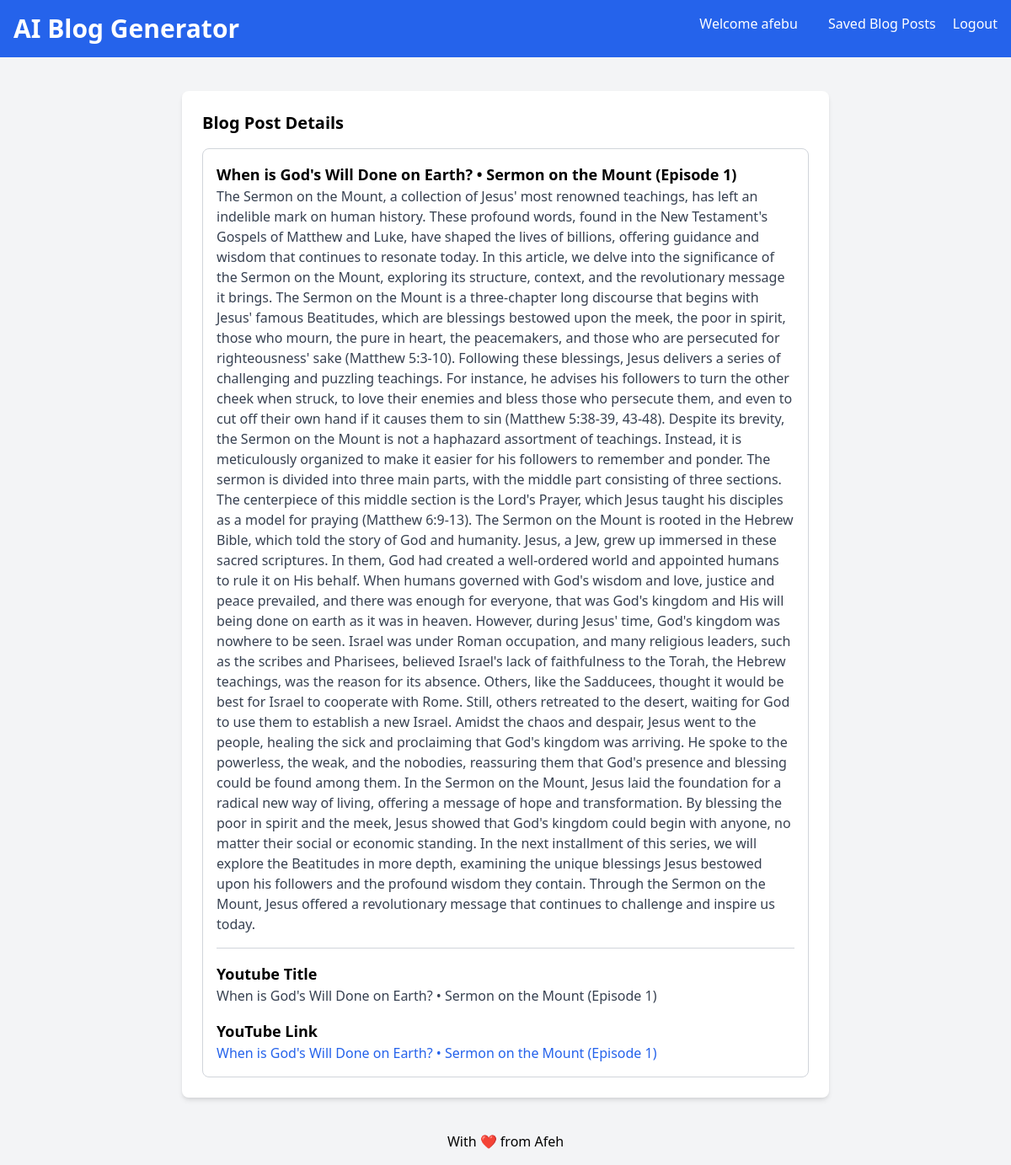
Page /blog-details/2 (signed in) on the committed database.
### blog_generator/models.py (models this page shows, shortened)
class BlogPost(models.Model):
	user = models.ForeignKey(User, on_delete=models.CASCADE)
	youtube_title = models.CharField(max_length=300)
	youtube_link = models.URLField()
	generated_content = models.TextField()
	created_at = models.DateTimeField(auto_now_add=True)

### blog_generator/views.py (the view)
# urls.py: path('blog-details/<int:pk>', views.blog_details, name='blog-details'),
def blog_details(request, pk):
	blog_article_detail = BlogPost.objects.get(id=pk)
	if request.user == blog_article_detail.user:
		return render(request, 'blog-details.html', {'blog_article_detail': blog_article_detail})
	else:
		return redirect('/')

### templates/blog-details.html (shortened to what this page needs)
<!DOCTYPE html>
<html lang="en">
	<head>
		<link href="https://cdn.jsdelivr.net/npm/tailwindcss@2.2.19/dist/tailwind.min.css" rel="stylesheet"/>
	</head>
	<body class="bg-gray-100 font-sans antialised">
		<nav class="bg-blue-600 p-4 text-white flex justify-between">
			<a href="/">
				<div>
					<h1 class="text-3xl font-bold">AI Blog Generator</h1>
				</div>
			</a>
			<div>
				<a href="/" class="text-white hover:underline mx-4">Welcome {{ user.username }}</a>
				<a href="/blog-list" class="text-white hover:underline mx-4">Saved Blog Posts</a>
				<a href="logout" class="text-white hover:underline">Logout</a>
			</div>
		</nav>
		<div class="container mx-auto mt-10 px-4 sm:px-0">
			<div class="max-w-3xl mx-auto bg-white p-6 rounded-lg shadow-md">
				<section>
					<h2 class="text-xl mb-4 font-semibold">Blog Post Details</h2>
					<div class="border border-gray-300 p-4 rounded-lg">
						<h3 class="text-lg font-semibold">{{blog_article_detail.youtube_title}}</h3>
						<p class="text-gray-700">{{blog_article_detail.generated_content}}</p>
						<hr class="my-4 border-gray-300">
						<h4 class="text-lg font-semibold">Youtube Title</h4>
						<p class="text-gray-700">{{blog_article_detail.youtube_title}}</p>
						<h4 class="text-lg font-semibold mt-4">YouTube Link</h4>
						<a class="text-blue-600 hover:underline" href="{{blog_article_detail.youtube_link}}">{{blog_article_detail.youtube_title}}</a>
					</div>
				</section>
			</div>
		</div>
		<footer class="text-center p-4 text-black mt-6">
			<a href="https://github.com/Afeh">With ❤️ from Afeh</a>
		</footer>
	</body>
</html>

### rows in the picture
BlogPost: youtube_title "When is God's Will Done on Earth? • Sermon on the Mount (Episode 1)", generated_content "The Sermon on the Mount, a collection of Jesus' most renowned teachings, has left an indelible mark on human history. These profound words, found in the New Testament's Gospels of Matthew and Luke, have shaped the lives of billions, offering guidance and wisdom that continues to resonate today. In this article, we delve into the significance of the Sermon on the Mount, exploring its structure, context, and the revolutionary message it brings. The Sermon on the Mount is a three-chapter long discourse that begins with Jesus' famous Beatitudes, which are blessings bestowed upon the meek, the poor in spirit, those who mourn, the pure in heart, the peacemakers, and those who are persecuted for…"

### other values in the picture
{{ user.username }} "afebu"
